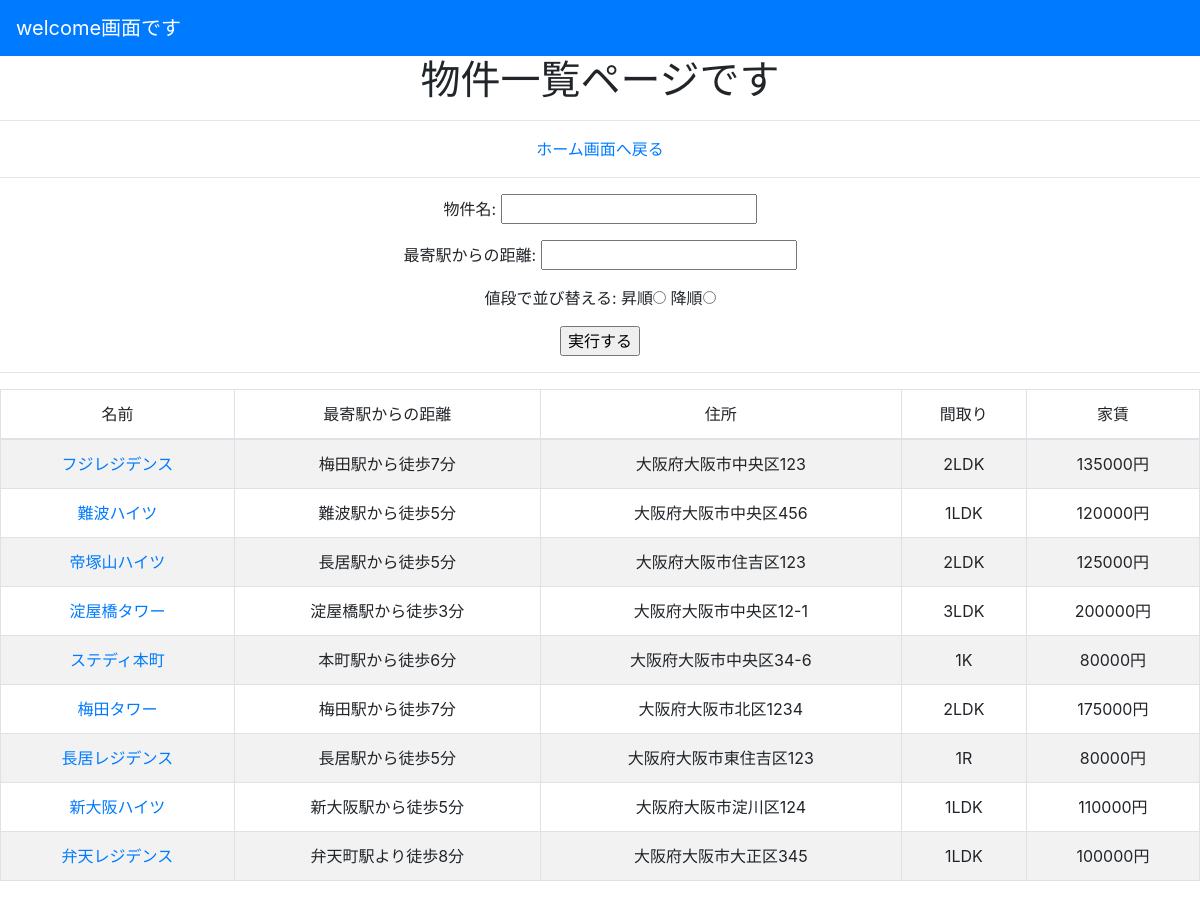
/house/list_house/, run on the app's committed database.
### house/models.py (models this page shows, shortened)
class BaseModel(models.Model):
  create_at = models.DateTimeField()
  update_at = models.DateTimeField()
  class Meta:
    abstract = True #abstractクラスとして抽象的なモデルを作成※実際のモデルは下に定義

class Housings(BaseModel):
    name = models.CharField(max_length=255)
    price = models.IntegerField()
    zip_code = models.CharField(max_length=7, null=True)  # CharFieldに変更し、郵便番号の形式に対応
    address = models.CharField(max_length=100, null=True)
    distance = models.CharField(max_length=30, null=True)
    floor = models.CharField(max_length=10, null=True)
    house_kind = models.CharField(max_length=20, null=True)
    construction = models.IntegerField(null=True)  # "constraction"を"construction"に修正
    floor_number = models.IntegerField(null=True)
    building_picture = models.ForeignKey(
        'HousingPictures', related_name='building_pictures', on_delete=models.CASCADE, blank=True, null=True
    )
    floor_plan = models.ForeignKey(
        'HousingPictures', related_name='floor_plans', on_delete=models.CASCADE, blank=True, null=True
    )
    class Meta:
        db_table = 'housing'

### house/views.py (the view)
# urls.py: path('list_house/', views.HousingListView.as_view(), name='list_house'),
class HousingListView(ListView):
  model = Housings #一覧表示するモデル
  template_name = 'house/list_house.html' #表示するテンプレートの名前
  def get_queryset(self):
    query = super().get_queryset()
    name = self.request.GET.get('housing.name', None)
    if name:
      query = query.filter(
        name__icontains = name
      )
    distance = self.request.GET.get('housing.distance', None)
    if distance:
      query = query.filter(
        distance__icontains = distance
      )
    order_by_price = self.request.GET.get('order_by_price', 0)
    if order_by_price == '1':
      query = query.order_by('price')
    elif order_by_price == '2':
      query = query.order_by('-price')
    return query
  def get_context_data(self, **kwargs):
    context = super().get_context_data(**kwargs)
    context['housing.name'] = self.request.GET.get('housing.name', '')
    context['housing.distance'] = self.request.GET.get('housing.distance', '')
    order_by_price = self.request.GET.get('order_by_price')
    if order_by_price == '1':
      context['ascending'] = True
    elif order_by_price == '2':
      context['descending'] = True
    return context

### templates/house/list_house.html (shortened to what this page needs)
{% extends 'base.html' %}
{% block content %}
<div style='text-align: center;'>
  <h1>物件一覧ページです</h1>
  <hr>
  <p><a href='{% url 'account:home' %}'>ホーム画面へ戻る</a></p>
  <hr>
  <form method='get' action='{% url 'house:list_house' %}'>
    <p>物件名: <input type='text' name='housing.name' value='{{ housing.name }}'/></p>
    <p>最寄駅からの距離: <input type='text' name='housing.distance' value='{{ housing.distance }}'/></p>
    <p>値段で並び替える:
      昇順<input type='radio' name='order_by_price' value='1' {% if ascending %}checked{% endif %}>
      降順<input type='radio' name='order_by_price' value='2' {% if descending %}checked{% endif %}>
    </p>
    <p><input type='submit' value='実行する'/></p>
  </form>
  <hr>
  <table class="table table-striped table-bordered">
  <thead>
    <tr>
        <td>名前</td>
        <td>最寄駅からの距離</td>
        <td>住所</td>
        <td>間取り</td>
        <td>家賃</td>
    </tr>
  </thead>
  <tbody>
  {% for housing in object_list %}
    <tr>
      <td><a href='{% url 'house:house_detail' pk=housing.id %}'>{{ housing.name }}</a></td>
      <td>{{ housing.distance }}</td>
      <td>{{ housing.address }}</td>
      <td>{{ housing.floor }}</td>
      <td>{{ housing.price }}円</td>
    </tr>
  {% endfor %}
  </tbody>
</div>
{% endblock %}

### templates/base.html (shortened to what this page needs)
<!DOCTYPE html>
<html lang="ja">
   <head>
      <link rel="stylesheet" href="https://stackpath.bootstrapcdn.com/bootstrap/4.3.1/css/bootstrap.min.css">
   </head>
   <body>
      <nav class="navbar navbar-expand-lg navbar-dark bg-primary">
        {% if user.is_active %}
        <a class="navbar-brand" href="{% url 'account:home' %}">ホーム画面</a>
        <a class="navbar-brand" href="{% url 'account:user_logout' %}">ログアウト</a>
        <a class="navbar-brand" href="{% url 'house:list_house'  %}">物件一覧画面</a>
        <a class="navbar-brand" href="{% url 'account:user_update' user.id %}">ユーザー情報更新</a>
        {% else %}
        <a class="navbar-brand" href="{% url 'account:welcome' %}">welcome画面です</a>
        {% endif %}
      </nav>
      {% block content %}{% endblock %}
   </body>
</html>

### data on the page
Housings: name "フジレジデンス", distance "梅田駅から徒歩7分", address "大阪府大阪市中央区123", floor "2LDK", price "135000"
Housings: name "難波ハイツ", distance "難波駅から徒歩5分", address "大阪府大阪市中央区456", floor "1LDK", price "120000"
Housings: name "帝塚山ハイツ", distance "長居駅から徒歩5分", address "大阪府大阪市住吉区123", floor "2LDK", price "125000"
Housings: name "淀屋橋タワー", distance "淀屋橋駅から徒歩3分", address "大阪府大阪市中央区12-1", floor "3LDK", price "200000"
Housings: name "ステディ本町", distance "本町駅から徒歩6分", address "大阪府大阪市中央区34-6", floor "1K", price "80000"
Housings: name "梅田タワー", distance "梅田駅から徒歩7分", address "大阪府大阪市北区1234", floor "2LDK", price "175000"
Housings: name "長居レジデンス", distance "長居駅から徒歩5分", address "大阪府大阪市東住吉区123", floor "1R", price "80000"
Housings: name "新大阪ハイツ", distance "新大阪駅から徒歩5分", address "大阪府大阪市淀川区124", floor "1LDK", price "110000"
Housings: name "弁天レジデンス", distance "弁天町駅より徒歩8分", address "大阪府大阪市大正区345", floor "1LDK", price "100000"
